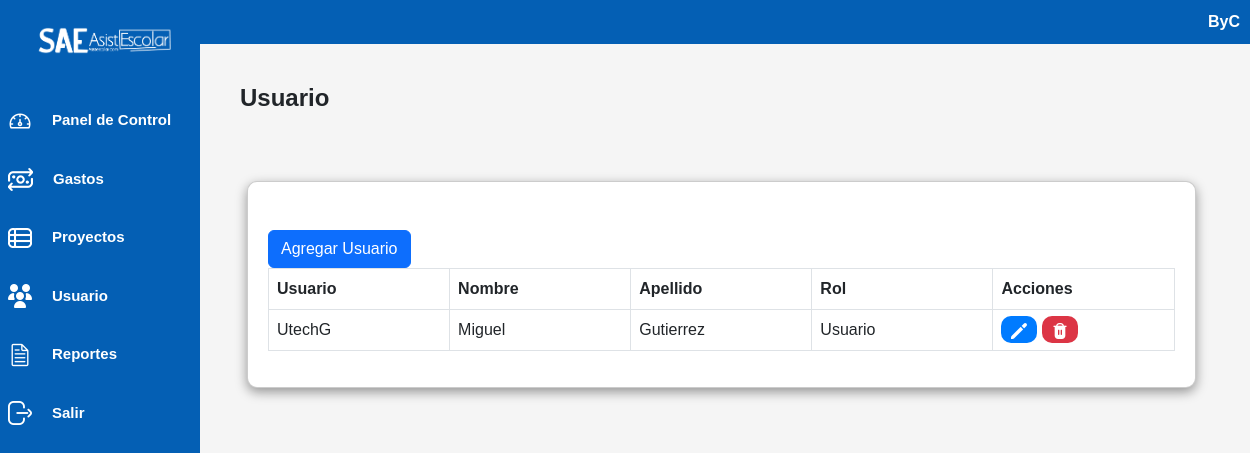
The app's page /controlador/usuario_controlador.php (signed in), older data.
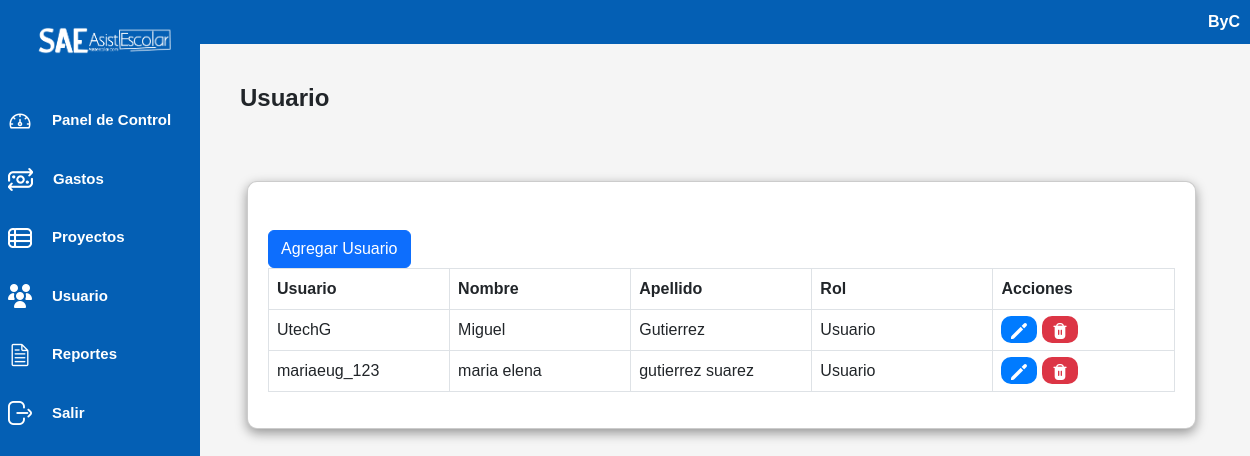
The same page, newer data.
### tables this page shows
CREATE TABLE `usuario` (
  `ID_Usuario` int(11) NOT NULL,
  `ID_Rol` tinyint(1) NOT NULL DEFAULT 0,
  `Usuario` varchar(50) NOT NULL,
  `Contrasena` varchar(50) NOT NULL,
  `Nombre` varchar(50) NOT NULL,
  `Apellido` varchar(50) NOT NULL
);

### controlador/usuario_controlador.php (called while the page is built, shortened)
<?php
    require_once('../modelo/usuario_modelo.php');
    $idRol = isset($_SESSION['ID_Rol']) ? $_SESSION['ID_Rol'] : 0;
    $idUsuario = $_SESSION['id_usuario'];
    $usuarioObj = new Usuario();
    try {
        if ($idRol == 1) {
            $usuarios = $usuarioObj->obtenerUsuarios();
        } else {
            $usuarioObj->obtenerUsuarioPorId($idUsuario);
            $usuario = $usuarioObj->get_Usuario();
            $nombre = $usuarioObj->get_Nombre();
            $apellido = $usuarioObj->get_Apellido();
        }
    } catch (Exception $e) {
        $message = "Error: " . htmlspecialchars($e->getMessage(), ENT_QUOTES, 'UTF-8');
    }
    require_once("../vista/usuario_vista.php");

### modelo/conexionPDO.php (called while the page is built, shortened)
<?php
    class Conexion {
        private $conexion;
        function __construct(){
            $servidor="localhost";
            $usuarioBD="root";
            $claveBD="";
            $bd="fiscor";
            try {
                $this->conexion=new PDO("mysql:host=$servidor;dbname=$bd",$usuarioBD,$claveBD);
                $this->conexion->setAttribute(PDO::ATTR_ERRMODE,PDO::ERRMODE_EXCEPTION);
            }
            catch(PDOException $fallo){
                die ("La conexion ha fallado.".$fallo->getMessage());
            }
        }
        public function conectar(){
            return $this->conexion;
        }
    }
?>

### modelo/usuario_modelo.php (called while the page is built, shortened)
<?php
require_once("conexionPDO.php");
class Usuario extends Conexion {
    private $objbd;
    public function __construct(){
        $this->objbd = parent::conectar();
    }
    public function obtenerUsuarios() {
        $lista = array();
        $consulta = $this->objbd->query("SELECT *
                                         FROM usuario
                                         WHERE ID_Usuario > 1");
        while ($filas = $consulta->fetch(PDO::FETCH_ASSOC)) {
            $lista[] = $filas;
        }
        return $lista;
    }
}
?>

### vista/usuario_vista.php (the view, shortened to what the changed rows need)
<!DOCTYPE html>
<html lang="es">
<head>
    <link rel="stylesheet" href="../vista/css/bootstrap.min.css">
    <link rel="stylesheet" href="../vista/css/dataTables.bootstrap5.css">
    <link rel="stylesheet" type="text/css" href="../vista/css/estilosinicio.css">
</head>
<body>
    <div class="contenedor">
        <div class="contenido">
            <h1>Usuario</h1>
        </div>
    </div>
    <div class="container">
        <div class="contenedor-usuario px-6 pt-5">
            <div id="tabla_div" class="table-responsive">
                <?php if ($idRol == 1): ?>
                    <div class="row">
                        <div class="table-container">
                            <table id="tabla" class="table table-bordered table-responsive" style="width:100%">
                                <thead>
                                    <tr>
                                        <th>Usuario</th>
                                        <th>Nombre</th>
                                        <th>Apellido</th>
                                        <th>Rol</th>
                                        <th>Acciones</th>
                                    </tr>
                                </thead>
                                <tbody>
                                    <?php foreach ($usuarios as $usuario): ?>
                                        <tr>
                                            <td><?php echo htmlspecialchars($usuario['Usuario'], ENT_QUOTES, 'UTF-8'); ?></td>
                                            <td><?php echo htmlspecialchars($usuario['Nombre'], ENT_QUOTES, 'UTF-8'); ?></td>
                                            <td><?php echo htmlspecialchars($usuario['Apellido'], ENT_QUOTES, 'UTF-8'); ?></td>
                                            <td><?php
                                                if ($usuario['ID_Rol'] == 0) {
                                                    echo "Usuario";
                                                } elseif ($usuario['ID_Rol'] == 1) {
                                                    echo "Administrador";
                                                } else {
                                                    echo "Rol Desconocido";
                                                }
                                                ?>
                                            </td>
                                            <td>
                                                <a onClick="editarUsuario(this)" class="btn-azul" data-id="<?php echo htmlspecialchars($usuario['ID_Usuario'], ENT_QUOTES, 'UTF-8'); ?>" data-usuario="<?php echo htmlspecialchars($usuario['Usuario'], ENT_QUOTES, 'UTF-8'); ?>" data-nombre="<?php echo htmlspecialchars($usuario['Nombre'], ENT_QUOTES, 'UTF-8'); ?>" data-apellido="<?php echo htmlspecialchars($usuario['Apellido'], ENT_QUOTES, 'UTF-8'); ?>" data-rol="<?php echo htmlspecialchars($usuario['ID_Rol'], ENT_QUOTES, 'UTF-8'); ?>"><img src="../vista/img/editar.png" alt="editar"></a>
                                                <a href="?eliminarId=<?php echo htmlspecialchars($usuario['ID_Usuario'], ENT_QUOTES, 'UTF-8'); ?>" class="btn-rojo" onclick="return confirm('¿Estás seguro de que quieres eliminar este usuario?');"><img src="../vista/img/eliminar.png" alt="eliminar"></a>
                                            </td>
                                        </tr>
                                    <?php endforeach; ?>
                                </tbody>
                            </table>
                        </div>
                    </div>
                <?php endif; ?>
            </div>
        </div>
    </div>
</body>
</html>

Row changes from the older to the newer data that the page shows:
added usuario: Usuario "mariaeug_123", Nombre "maria elena", Apellido "gutierrez suarez"
